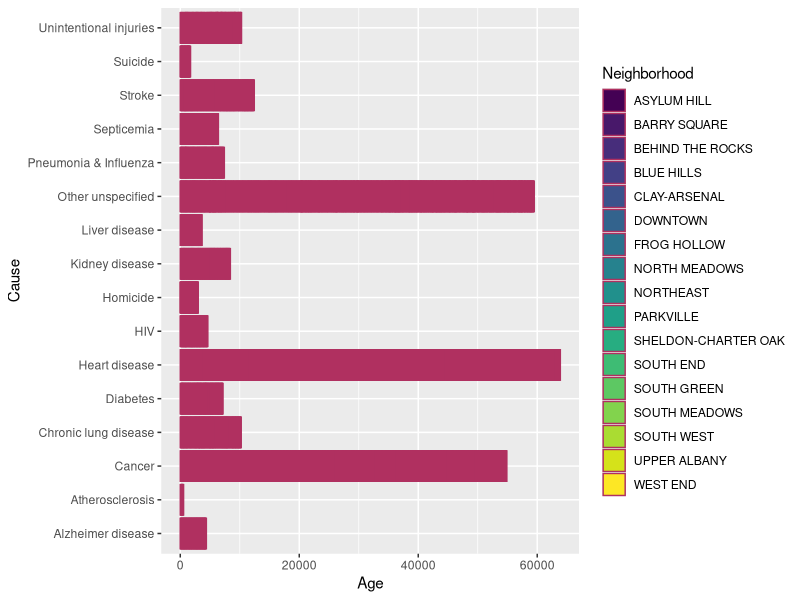

R code for this plot:
## ---- chunk 1
knitr::opts_chunk$set(echo = TRUE)
## ---- chunk 2
##TASK 5.Visualizations I

##Import the dataset
Hartford<- read.csv("HartfordDeathsCleaned.csv")
## ---- chunk 3
##Content description
##View the datatypes
str(Hartford)
## ---- chunk 4
##Transform the data from wide into long format
library(reshape2)
DataWide<- melt(Hartford, value= c("Age", "Cause"))
## ---- chunk 5
##Split the Neighbourhood column into Neighbor and Direction
library(tidyr)
sepData<- separate(DataWide, col = Neighborhood, into = c("Neighbor", "Direction"), sep = " ")
## ---- chunk 6
##Combine columns gender and AgeGroup
CombineData<- unite(Hartford, Gender_Group, Gender, AgeGroup, sep = "/")
## ---- chunk 7
##Create a plot using ggplot
library(ggplot2)
Hartford %>% 
  ggplot(aes(x= Age, y= Cause, fill= Neighborhood))+
  geom_bar(stat= "identity", color= "maroon")+
  scale_fill_viridis_d()
